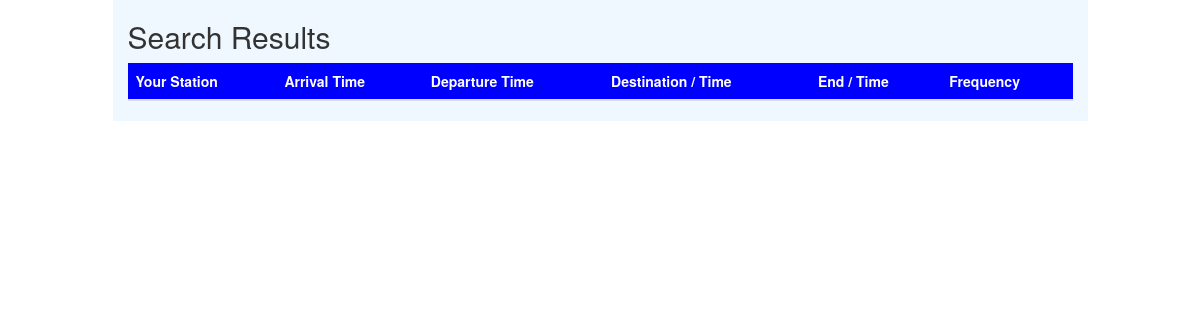
The app's page /SearchResults.php, older data.
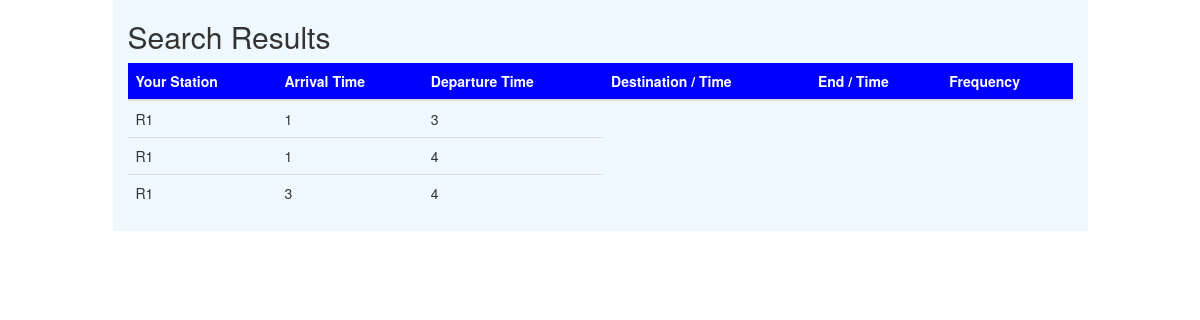
The same page, newer data.
### tables this page shows
CREATE TABLE Bus(
	BusID VARCHAR(6) NOT NULL,
	RouteID VARCHAR(6) NOT NULL,
  DepartureTime DATE NOT NULL,
  WEEKDAY VARCHAR(6) NOT NULL,
  StartStation INT NOT NULL,
  DESTINATION INT NOT NULL,
	CONSTRAINT PRIMARY KEY (BusID),
	CONSTRAINT FOREIGN KEY (RouteID) REFERENCES Route(RouteID)
	ON UPDATE CASCADE ON DELETE CASCADE
);

### SearchResults.php (the view, shortened to what this page needs)
<!DOCTYPE html>
<html lang="en">
<head>
    <link rel="stylesheet" href="https://maxcdn.bootstrapcdn.com/bootstrap/3.3.7/css/bootstrap.min.css">
</head>
<body>
<div class="container">
    <div class="row">
        <div class="col-sm-10" style="background-color: aliceblue">
            <H2>Search Results</H2>
            <table class="table">
                <thead style="background-color: blue">
                <tr>
                    <th style="color: white">Your Station	</th>
                    <th style="color: white">Arrival Time	</th>
                    <th style="color: white">Departure Time</th>
                    <th style="color: white">Destination / Time</th>
                    <th style="color: white">End / Time</th>
                    <th style="color: white">Frequency </th>
                </tr>
                </thead>
                <tbody>
                    <?php
                    $dbhost = 'localhost:3306';
                    $dbuser = 'root';
                    $dbpass = '';
                    $databse = 'Company';
                    $conn = mysqli_connect($dbhost, $dbuser, $dbpass, $databse);
                    $sql = "SELECT * FROM Bus Where RouteID = (SELECT RouteID from Route where StartTown <= 2
                    and DestinationTown >= 2 UNION SELECT RouteID FROM Route WHERE StartTown <= 3 and DestinationTown >= 3)";
                    $result = mysqli_query($conn,$sql);
                   while ($row = mysqli_fetch_array($result, MYSQLI_ASSOC)) {
                        echo "<tr>";
                        echo "<td>" . $row['RouteID'] . "</td>";
                        echo "<td>" . $row['StartStation'] . "</td>";
                        echo "<td>" . $row['DESTINATION'] . "</td>";
                    }
                    ?>
                </tbody>
            </table>
        </div>
    </div>
</div>
</body>
</html>

Row changes from the older to the newer data that the page shows:
added bus: RouteID "R1", StartStation "1", DESTINATION "3"
added bus: RouteID "R1", StartStation "1", DESTINATION "4"
added bus: RouteID "R1", StartStation "3", DESTINATION "4"
